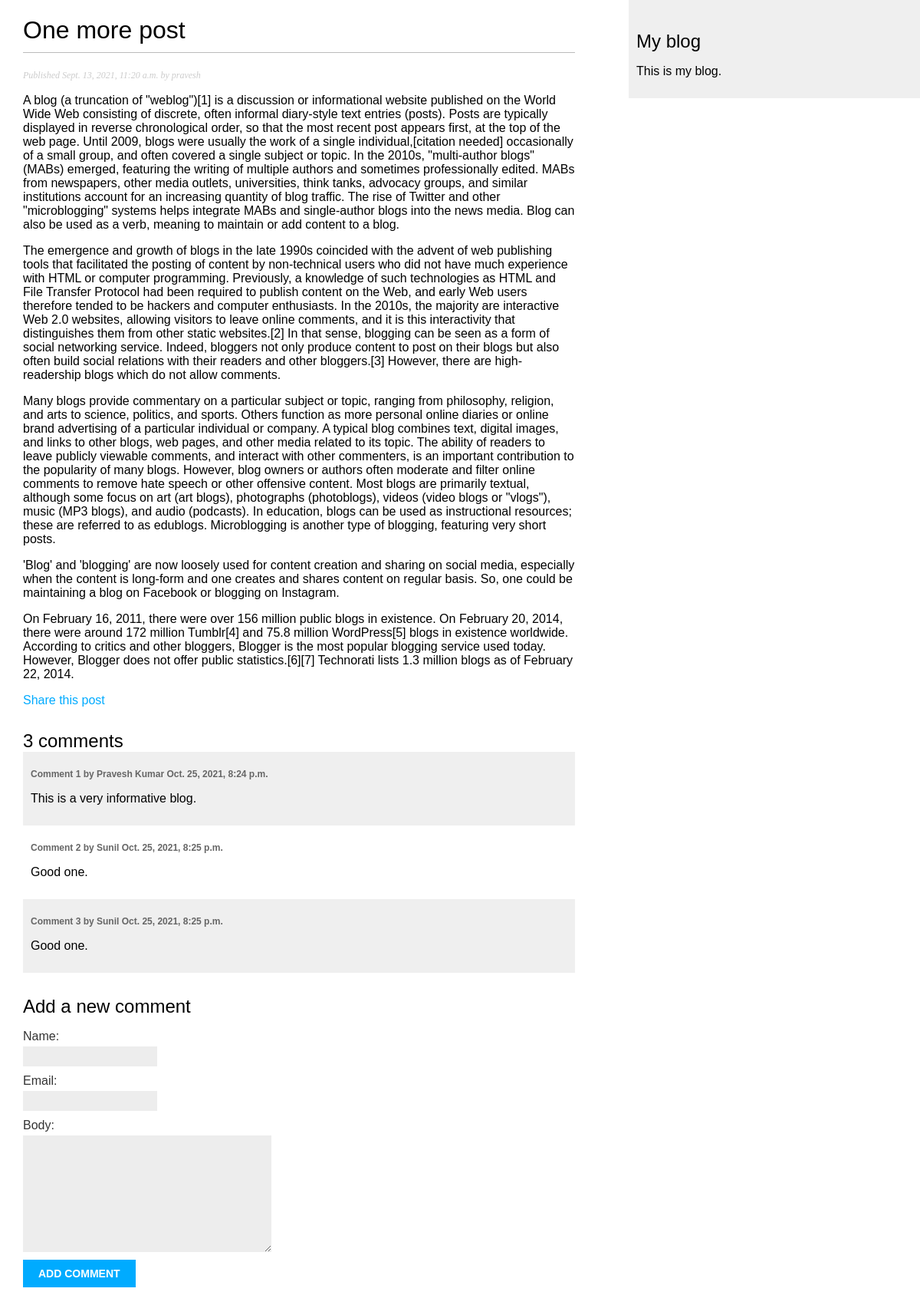
The app's page /blog/2021/9/13/one-more-post/ with its own data.
### blog/models.py (models this page shows, shortened)
class Post(models.Model):
    objects = models.Manager()              #default manager
    published = PublishedManager()          #custom manager
    STATUS_CHOICES = (
        ('draft', 'Draft'),
        ('published', 'Published'),
        )
    title = models.CharField(max_length=250)
    slug = models.SlugField(
        max_length=250,
        unique_for_date='publish'
        )
    author = models.ForeignKey(
        User,
        on_delete=models.CASCADE,
        related_name='blog_posts'
        )
    body = models.TextField()
    publish = models.DateTimeField(default=timezone.now)
    created = models.DateTimeField(auto_now_add=True)
    updated = models.DateTimeField(auto_now=True)
    status = models.CharField(
        max_length=10,
        choices=STATUS_CHOICES,
        default='draft'
        )
    tags = TaggableManager()      #The tags manager allows to add, retrieve, and remove tags from Post
    class Meta:
        ordering = ('-publish',)

class Comment(models.Model):
    post = models.ForeignKey(       # to which post the comment object is associated with
        Post,
        on_delete=models.CASCADE,
        related_name='comments'     # this attribute is used to backtrack to the this object from post object
        )
    name = models.CharField(max_length=80)      # name of user who commented
    email = models.EmailField()                 # name of email who commented
    body = models.TextField()                   # body of the comment
    created = models.DateTimeField(auto_now_add=True)       # timestamp of comment creation
    updated = models.DateTimeField(auto_now=True)           # timestamp of comment updation
    active = models.BooleanField(default=True)              # flag for inappropriate comment
    class Meta:
        ordering = ('created',)                 # sort comments by creation timestamp

### blog/views.py (the view)
def post_detail(request, year, month, day, post):
    post = get_object_or_404(
        Post,
        slug=post,
        status='published',
        publish__year=year,
        publish__month=month,
        publish__day=day
        )
    comments = post.comments.filter(active=True)
    new_comment = None
    if request.method == 'POST':
        comment_form = CommentForm(data=request.POST)
        if comment_form.is_valid():
            new_comment = comment_form.save(commit=False)
            new_comment.post = post
            new_comment.save()
    else:
        comment_form = CommentForm()
    args = {                                # data to be passed to the template for rendering
            'post': post,
            'comments': comments,
            'new_comment': new_comment,
            'comment_form': comment_form
            }
    return render(
        request,
        'blog/post/detail.html',
        args
    )

### blog/forms.py
class CommentForm(forms.ModelForm):
    class Meta:                 # indicate which model to use and django will automatically
        model = Comment         # introspect and builds the from dynamically
        fields = ('name', 'email', 'body')      # only this 3 fields need to appear in the

### blog/templates/blog/post/detail.html (shortened to what this page needs)
{% extends "blog/base.html" %}
{% block content %}
    <h1>{{ post.title }}</h1>
    <p class="date">
        Published {{ post.publish }} by {{ post.author }}
    </p>
    {{ post.body|linebreaks }}
    <p>
        <a href="{% url "blog:post_share" post.id %}">Share this post</a>
    </p>
    {% with comments.count as total_comments %}
        <h2>
            {{ total_comments }} comment{{total_comments|pluralize}}
        </h2>
    {% endwith %}
    {% for comment in comments %}
        <div class="comment">
            <p class="info">
                Comment {{ forloop.counter }} by {{ comment.name }}
                {{ comment.created }}
            </p>
            {{ comment.body|linebreaks }}
        </div>
    {% empty %}
        <p>There are no comments yet.</p>
    {% endfor %}
    {% if new_comment %}
        <h2>Your comment has been added.</h2>
    {% else %}
        <h2>Add a new comment</h2>
        <form method="post">
            {{ comment_form.as_p }}
            <p>
                <input type="submit" value="Add comment">
            </p>
        </form>
    {% endif %}
{% endblock %}

### blog/static/css/blog.css (style rules this page uses)
body { margin:0; padding:0; font-family:helvetica, sans-serif; }
a { color:#00abff; text-decoration:none; }
h1 { font-weight:normal; border-bottom:1px solid #bbb; padding:0 0 10px 0; }
h2 { font-weight:normal; margin:30px 0 0; }
p.date { color:#ccc; font-family: georgia, serif; font-size: 12px; font-style: italic; }
label { float:left; clear:both; color:#333; margin-bottom:4px; }
input, textarea { clear:both; float:left; margin:0 0 10px; background:#ededed; border:0; padding:6px 10px; font-size:12px; }
input[type=submit] { font-weight:bold; background:#00abff; color:#fff; padding:10px 20px; font-size:14px; text-transform:uppercase; }
.comment { padding:10px; }
.comment:nth-child(even) { background:#efefef; }
.comment .info { font-weight:bold; font-size:12px; color:#666; }

### records on screen
Post: title "One more post", publish "Sept. 13, 2021, 11:20 a.m.", author "pravesh", body "A blog (a truncation of \"weblog\")[1] is a discussion or informational website published on the World Wide Web consisting of discrete, often informal diary-style text entries (posts). Posts are typically displayed in reverse chronological order, so that the most recent post appears first, at the top of the web page. Until 2009, blogs were usually the work of a single individual,[citation needed] occasionally of a small group, and often covered a single subject or topic. In the 2010s, \"multi-author blogs\" (MABs) emerged, featuring the writing of multiple authors and sometimes professionally edited. MABs from newspapers, other media outlets, universities, think tanks, advocacy groups, and…"
Comment: name "Pravesh Kumar", created "Oct. 25, 2021, 8:24 p.m.", body "This is a very informative blog."
Comment: name "Sunil", created "Oct. 25, 2021, 8:25 p.m.", body "Good one."
Comment: name "Sunil", created "Oct. 25, 2021, 8:25 p.m.", body "Good one."

### other values on screen
{{ total_comments }} "3"
